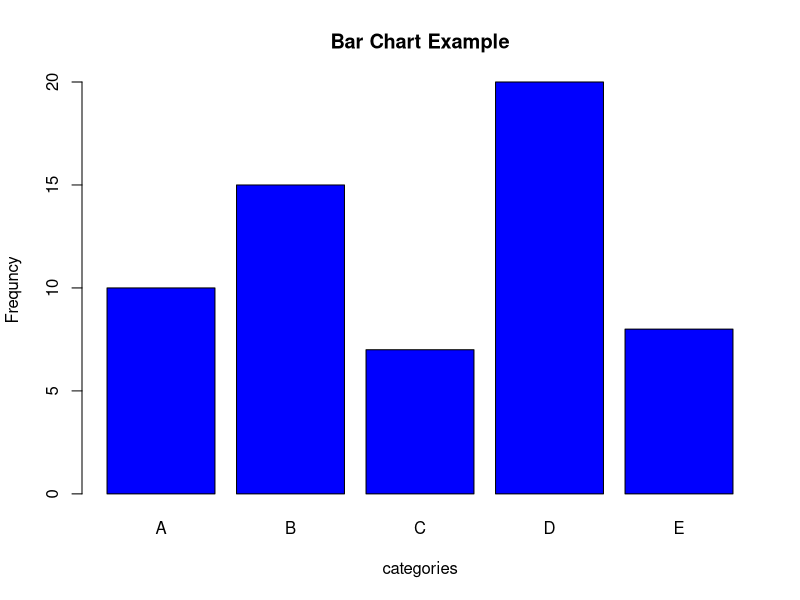
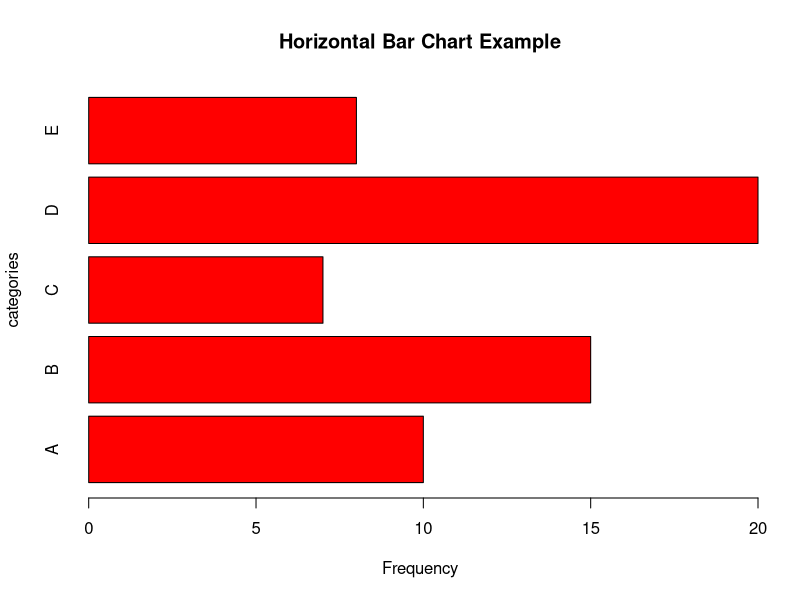

Write R code to recreate these figures, in order.
x<-c("A","B","C","D","E")
y<-c(10,15,7,20,8)
barplot(y,names.arg=x, col="blue",main="Bar Chart Example", xlab="categories",
        ylab="Frequncy")
barplot(y,names.arg=x, col="red",main="Horizontal Bar Chart Example", xlab="Frequency",
        ylab="categories",horiz=TRUE)
